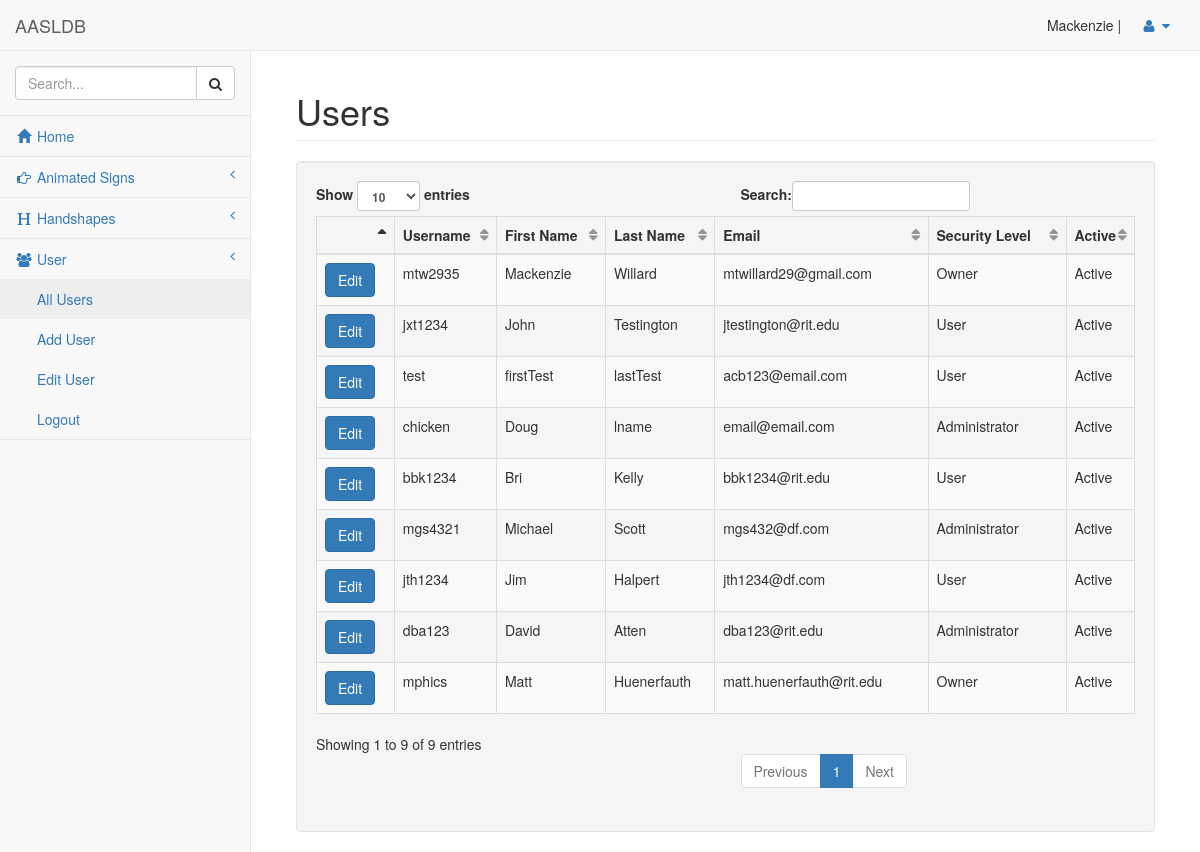
/pages/users.php (signed in), run on the app's committed database.
### tables this page shows
CREATE TABLE `users` (
  `id` int(11) NOT NULL COMMENT 'Unique identifier for all users',
  `username` varchar(10) NOT NULL,
  `password` varbinary(20) NOT NULL COMMENT 'Password is encrypted with AES',
  `security_level` int(11) NOT NULL COMMENT '2 = Admin 1 = user',
  `first_name` char(20) NOT NULL,
  `last_name` char(20) NOT NULL,
  `active` int(11) NOT NULL COMMENT '0 = Inactive 1 = Active',
  `email` varchar(50) NOT NULL
);

### function/getUsers.php (called while the page is built, shortened)
<?php
function getUsers() {
    require '../classes/usersClass.php';
    $users = array();
    include '../include/connection_open.inc.php';
    $sql = "SELECT id,username,password,security_level,first_name,last_name,active,email"
            . " FROM users";
    $result = $conn->query($sql);
    while ($row = $result->fetch_assoc()) {
        $user = new users($row["id"], $row["username"], $row["password"], $row["security_level"], $row["first_name"], $row["last_name"], $row["active"], $row["email"]);
        array_push($users, $user);
    }
    return $users;
}

### classes/usersClass.php (called while the page is built, shortened)
<?php
class users {
    protected $_id;
    protected $_username;
    protected $_security_level;
    protected $_first_name;
    protected $_last_name;
    protected $_active;
    protected $_email;
    public function __construct8($id, $username, $password, $security_level, $first_name, $last_name, $active, $email) {
        $this->_id = $id;
        $this->_username = $username;
        $this->_security_level = $security_level;
        $this->_first_name = $first_name;
        $this->_last_name = $last_name;
        $this->_active = $active;
        $this->_email = $email;
    }
    public function getId() {
        return $this->_id;
    }
    public function getUsername() {
        return $this->_username;
    }
    public function getSecurity_level() {
        return $this->_security_level;
    }
    public function getFirst_name() {
        return $this->_first_name;
    }
    public function getLast_name() {
        return $this->_last_name;
    }
    public function getActive() {
        return $this->_active;
    }
    public function getEmail() {
        return $this->_email;
    }
}

### function/util.php (called while the page is built, shortened)
<?php
function activeTextConvert($act){
    if($act == 1){
        $text = "Active";
    }else{
        $text = "Inactive";
    }
    return $text;
}
function userTextConsert($user){
    if($user == 1){
        $text = 'User';
    }elseif ($user == 2) {
        $text = 'Administrator';
    }elseif ($user == 3) {
        $text = 'Owner';
    }
    return $text;
}

### pages/users.php (the view, shortened to what this page needs)
<?php include '../include/header.inc.php'; ?>
<?php include '../function/getUsers.php'; ?>
<?php include '../function/util.php'; ?>
<div id="wrapper">
    <?php include '../include/navigation.inc.php'; ?>
    <div id="page-wrapper">
        <div class="container-fluid">
            <div class="row">
                <div class="col-lg-12">
                    <h1 class="page-header">Users</h1>
                </div>
            </div>
            <div class="row">
                <div class="col-lg-12">
                    <div class="well">
                        <table width="100%" class="table table-striped table-bordered table-hover" id="user-table">
                            <thead>
                                <tr>
                                    <th></th>
                                    <th>Username</th>
                                    <th>First Name</th>
                                    <th>Last Name</th>
                                    <th>Email</th>
                                    <th>Security Level</th>
                                    <th>Active</th>
                                </tr>
                            </thead>
                            <tbody>
                                <?php
                                $u = getUsers();
                                foreach ($u as $printUser) {
                                    $count = 1;
                                    if ($count % 2 != 0) {
                                        echo '<tr class="odd">';
                                    } else {
                                        echo '<tr class="even">';
                                    }
                                    echo '<td><button onclick="editUser(' . $printUser->getId() . ')" type="button" class="btn btn-primary">Edit</button></td>';
                                    echo '<td>' . $printUser->getUsername() . '</td>';
                                    echo '<td>' . $printUser->getFirst_name() . '</td>';
                                    echo '<td>' . $printUser->getLast_name() . '</td>';
                                    echo '<td>' . $printUser->getEmail() . '</td>';
                                    echo '<td>' . userTextConsert($printUser->getSecurity_level()) . '</td>';
                                    echo '<td>' . activeTextConvert($printUser->getActive()) . '</td>';
                                    echo '</tr>';
                                }
                                ?>
                            </tbody>
                        </table>
                    </div>
                </div>
            </div>
        </div>
    </div>
</div>
<?php include '../include/footer.inc.php'; ?>

### data on the page
users: username "mtw2935", first_name "Mackenzie", last_name "Willard", email "mtwillard29@gmail.com", security_level "Owner", active "Active"
users: username "jxt1234", first_name "John", last_name "Testington", email "jtestington@rit.edu", security_level "User", active "Active"
users: username "test", first_name "firstTest", last_name "lastTest", email "acb123@email.com", security_level "User", active "Active"
users: username "chicken", first_name "Doug", last_name "lname", email "email@email.com", security_level "Administrator", active "Active"
users: username "bbk1234", first_name "Bri", last_name "Kelly", email "bbk1234@rit.edu", security_level "User", active "Active"
users: username "mgs4321", first_name "Michael", last_name "Scott", email "mgs432@df.com", security_level "Administrator", active "Active"
users: username "jth1234", first_name "Jim", last_name "Halpert", email "jth1234@df.com", security_level "User", active "Active"
users: username "dba123", first_name "David", last_name "Atten", email "dba123@rit.edu", security_level "Administrator", active "Active"
users: username "mphics", first_name "Matt", last_name "Huenerfauth", email "matt.huenerfauth@rit.edu", security_level "Owner", active "Active"

### other printed values
$_SESSION["firstName"] "Mackenzie"
